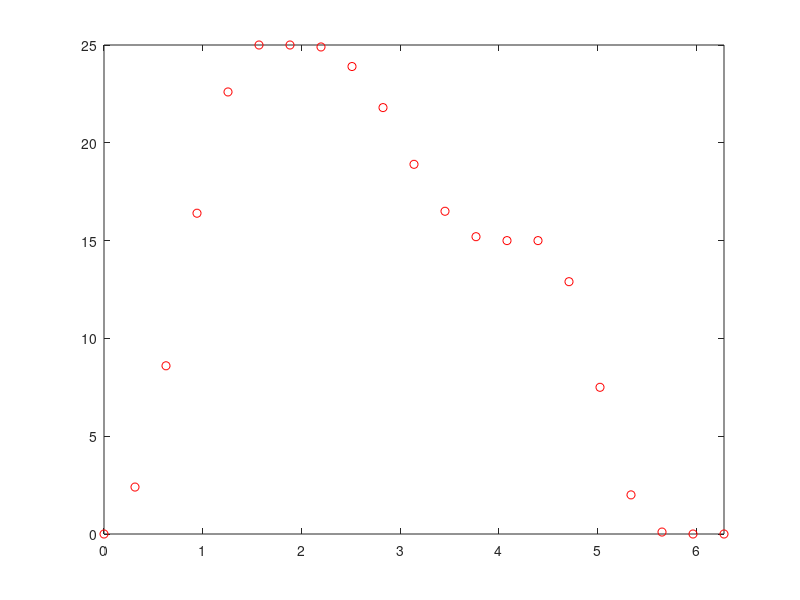

This chart was generated by the following MATLAB code: (Note: this script raises an error after producing the figure.)
clear;
clf;

time = linspace(0,20,21);
angle = 2*pi*time/20;
height = [0, 2.4, 8.6, 16.4, 22.6, 25, 25, 24.9, 23.9, 21.8, 18.9,16.5, 15.2, 15, 15,12.9, 7.5, 2, 0.1, 0, 0];
plot(angle,height,'ro')
axis([0,2*pi,0,25 ])



data = [];
data(:,1) = angle;
data(:,2) = height;


%%Lagrange polys
hold on
syms x_l
lagrange_poly = 0;
x_real = [0:0.01:2*pi];

for kk=1:size(data,1)
    tmp_numerator = 1;
    tmp_denominator = 1;
    
    for jj=1:size(data,1)
        if jj ~= kk
            tmp_numerator = tmp_numerator*(x_l - data(jj,1));
            tmp_denominator = tmp_denominator*(data(kk,1) - data(jj,1));
        end
    end
    lagrange_poly = lagrange_poly + tmp_numerator/tmp_denominator * data(kk,2);
end
simplify(lagrange_poly);
hold on;
plot(x_real, double(subs(lagrange_poly, x_l, x_real)),'b')
axis([0,2*pi,0,25 ])

